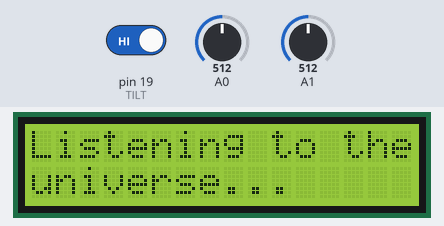
Bench run of a sketch on a simulated Arduino Uno, built with avr-gcc and run on an emulated ATmega328P. On the bench: 16×2 character LCD. Inputs (shaded band) come from the test bench; at power-on: pin 19 (TILT) HIGH, A0 = 512, A1 = 512. Random numbers use the default seed unless the sketch sets one; what the sketch prints to the serial monitor is not drawn.

Above: at 1.2 s.
1.3 s: pin 19 (TILT) driven LOW
At 10.1 s:
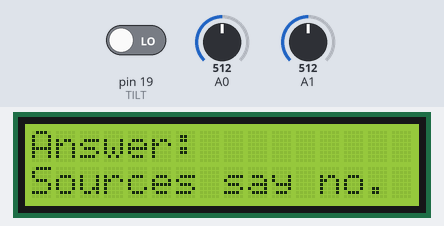
14.8 s: pin 19 (TILT) driven HIGH
At 17.4 s:
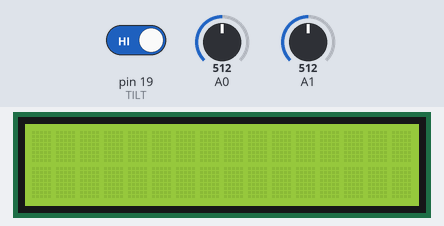
19.4 s: pin 19 (TILT) driven LOW
21.5 s: A0 set to 716
At 28.3 s:
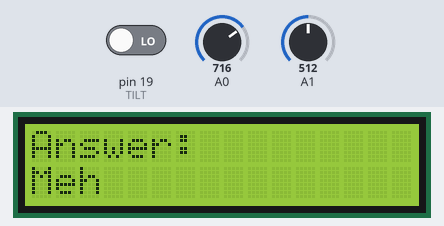
Timing chart, 0 to 29.8 s (numbered marks = the images above; inputs shaded):
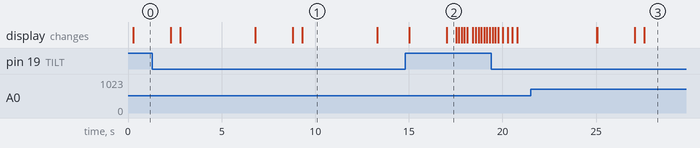

The sketch:

magic8ball.ino
```cpp
/*   Magic 8 Ball with a 16x2 LCD + Tilt switch */
// Tilt pin
#define TILT 19

#include <LiquidCrystal.h>

// Setup the LCD
const int rs = 12, en = 11, d4 = 6, d5 = 7, d6 = 8, d7 = 9;
LiquidCrystal lcd(rs, en, d4, d5, d6, d7);

// Is the switch on/off
bool switchState = false;
bool prevState = false;
bool tiltReading = false;
bool prevReading = false;

long lastTime = 0;
long debounce = 200;

typedef struct {
   char description [35];
} msgType;


// Magic 8 Ball strings
const msgType responses[] PROGMEM = {
  {"Are you a girl? "},
  {"Are you a boy?  "},
  {"Does Lucas like raddishes?"},
  {"Do you like aubergines?"},

  {"It is certain.  "},
  {"Decidedly so.   "},
  {"Without a doubt."},
  {"Definitely.     "},
  {"Rely on it.     "},
  {"Absolutely.     "},
  {"As I see it, yes"},
  {"Most likely.    "},
  {"Do bears poop in the woods?"},
  {"Yep.            "},
  {"Yes.            "},
  {"Because its you, yes"},
  {"Affirmative.    "},
  {"Obviously yes.  "},

  {"Im busy. Go away"},
  {"I defer to dad. "},
  {"Ask again later."},
  {"Better not say. "},
  {"Cannot predict. "},
  {"Silly question, Next!"},
  {"Not in the mood "},
  {"Who cares.      "},
  {"Euuu...what was the quesiton agian?"},
  {"Im too tired for this"},
  {"Oh look there!  "},
  {"Meh             "},
  {"What would dad say?"},
  {"Does it matter? "},

  {"Dont count on it"},
  {"My reply is no. "},
  {"Sources say no. "},
  {"Oh God, no      "},
  {"Nein!           "},
  {"Nope.           "},
  {"Simon says no.  "},
  {"Hermoine says no"},
  {"Universe says no"},
  {"Request rejected"},
  {"I would be lying if I said yes."},
  {"Do fishes fly?  "},
  {"Outlook not good"},
  {"Very doubtful.  "}
};

void setup() {

  Serial.begin(9600);

  // Activate the built-in pullup
  pinMode(TILT, INPUT_PULLUP);

  // set up the LCD's number of columns and rows:
  lcd.begin(16, 2);

  // Print a message to the LCD.
  lcd.setCursor(0, 0);
  lcd.print("Question?");
}


void showText(const int row, const String text) {
  if(text.length() <= 16) {
     lcd.setCursor(0,row);
     lcd.print(text);
     return;
  }

  int i, j=0;
  for (i =0; i<text.length(); i++) {
      if(i<15) {
          lcd.setCursor(i,row);
          lcd.print(text.charAt(i));
          delay(150);
      } else {
           for(i=16;i<text.length();i++) {
               j++;
               lcd.setCursor(0,row);
               lcd.print(text.substring(j,j+16));
             delay(250);
           }
       }
  }
}

void clear(){
   lcd.setCursor(0, 0);
   lcd.print("                                ");
   lcd.setCursor(0, 1);
   lcd.print("                                ");

}
void showAnswer(){
    clear();
    // Random choice
    randomSeed(analogRead(0)*analogRead(1));
    int pickedNum = random (0, 45);

    msgType msgToShow;
    memcpy_P (&msgToShow, &responses [pickedNum], sizeof msgToShow);

    const char* selectedResponse = msgToShow.description;
    // Delay a bit before outputting answer
    delay(500);

    // Output ready
    lcd.setCursor(0, 0);
    lcd.print("Answer:");

    showText(1, selectedResponse);
    Serial.println(selectedResponse);
}

void thinking() {
    lcd.setCursor(0, 0);
    lcd.print("Listening to the");
    lcd.setCursor(0, 1);
    lcd.print("universe...     ");
}

void askQuestion(){
    lcd.setCursor(0, 0);
    lcd.print("Question?       ");
}

void loop()
{
  // Are we tilted?
  tiltReading = digitalRead(TILT);

  // Well, the pin changed so lets keep track when it happened
  if (tiltReading != prevReading) {
    // reset the debouncing timer
    lastTime = millis();
  }

  // Has it happened long enough ago
  if ((millis() - lastTime) > debounce) {
     // Yep, seems so, so its pretty stable, lets trust it
     // But keep track of the previous trusted state.
     prevState = switchState;
     switchState = tiltReading;
   } else {
     // Its still jiggling about, dont change
   }

  // Save the last tilt reading
  prevReading = tiltReading;

  // Only answer if our new stable state is tilted
  // and its different from the previos state
  if (switchState && (switchState != prevState)) {
    thinking();
    delay(2000);
    showAnswer();
    delay(4000);
    clear();
  }

  askQuestion();
}
```

Measured:
- after the input at 14.8 s, the display: first changes after 0.21 s (image 2 shows a later state)
- what the display in image 1 shows lasts 4.0 s, from 9.3 s to 13.3 s
- what the display in image 2 shows lasts 0.5 s, from 17.0 s to 17.5 s
